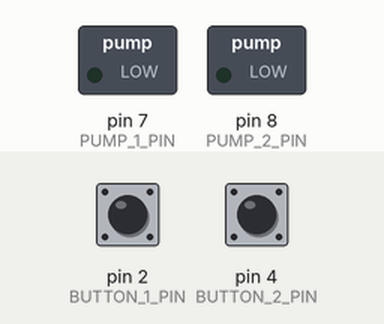
The sketch below on a simulated Arduino Uno, built with avr-gcc and run on an emulated ATmega328P. Shown: switched loads named in the sketch (green lamp = pin HIGH). The inputs (shaded band) are chosen by the test bench; at power-on: pin 2 (BUTTON_1_PIN) LOW, pin 4 (BUTTON_2_PIN) LOW.

Above: at 1.2 s.
1.3 s: pin 2 (BUTTON_1_PIN) pulled HIGH for 3.2 s
At 2.4 s:
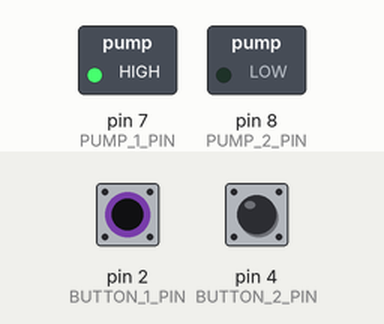
7.5 s: pin 4 (BUTTON_2_PIN) pulled HIGH for 0.15 s
At 8.3 s:
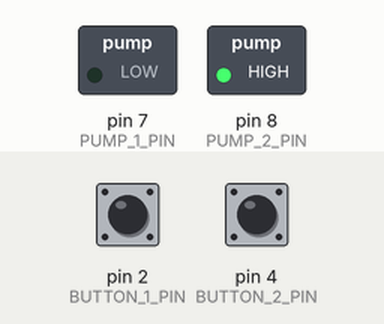
10.6 s: pin 4 (BUTTON_2_PIN) pulled HIGH for 1 s
At 13.8 s:
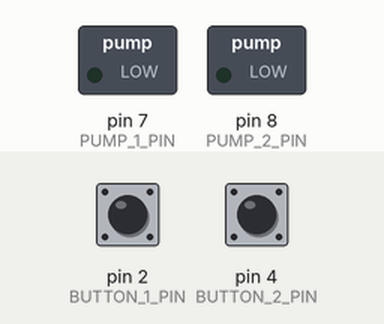
14.6 s: pin 4 (BUTTON_2_PIN) pulled HIGH for 3.2 s
At 14.9 s:
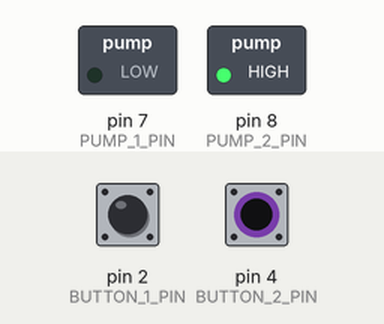
Timing chart, 0 to 21.1 s (numbered marks = the images above; inputs shaded):
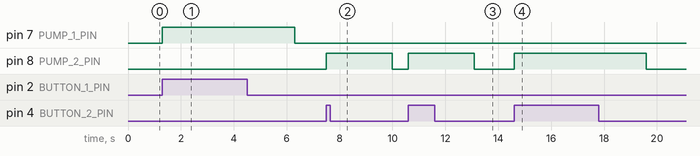

Measured:
- after the input at 1.3 s, pin 7 (PUMP_1_PIN): LOW → HIGH at once, → LOW 5.0 s later
- after the input at 7.5 s, pin 8 (PUMP_2_PIN): LOW → HIGH at once, → LOW 2.5 s later
- after the input at 10.6 s, pin 8 (PUMP_2_PIN): LOW → HIGH at once, → LOW 2.5 s later
- after the input at 14.6 s, pin 8 (PUMP_2_PIN): LOW → HIGH at once, → LOW 5.0 s later

The sketch:

shotBotDemo.ino
```cpp
/***********************************************************************************
 * ShotBot Demo
 *   ___________
 *  |.________  |
 *  |.|       | |
 *   .        | |
 * | . |     _|_|_
 * | . |     |   |
 * |___|     |___|
 *
 *  This Demo creates a simple liquid pumping device using 2 pumping stations
 *  and 2 pushbuttons.
 *
 *
 *  Wiring
 *  Pin 2 - RobotGeek Pushbutton to control pump 1
 *  Pin 4 - RobotGeek Pushbutton to control pump 2
 *  Pin 7 - RobotGeek Pushbutton relay/pumping station 1
 *  Pin 8 - RobotGeek Pushbutton relay/pumping station 2
 *
 *  Control Behavior:
 *    Push each button once to activate the coresponding pump for a time.
 *    Alter the defines  PUMP_1_TIME and PUMP_2_TIME to change the time that each
 *    pump activates.
 *
 *  External Resources
 *
 ***********************************************************************************/

//define the input/output pins
//pump/relay pins
#define PUMP_1_PIN 7
#define PUMP_2_PIN 8

//pushbutton pins
#define BUTTON_1_PIN 2
#define BUTTON_2_PIN 4

//Time for pumping stations to turn on in milliseconds
#define PUMP_1_TIME 2500
#define PUMP_2_TIME 2500

//setup() runs once
void setup()
{
  //setup output pins for relays/pumping stations
  pinMode(PUMP_1_PIN, OUTPUT);
  pinMode(PUMP_2_PIN, OUTPUT);

  //setup input pins for buttons
  pinMode(BUTTON_1_PIN, INPUT);
  pinMode(BUTTON_2_PIN, INPUT);
}

//loop() runs indefinitely
void loop()
{
  //check pushbutton on pin BUTTON_1_PIN to see if it is HIGH (it has been pressed)
  if(digitalRead(BUTTON_1_PIN) == HIGH)
  {
     digitalWrite(PUMP_1_PIN, HIGH); //turn pump 1 on
     delay(PUMP_1_TIME);             //wait PUMP_1_TIME milliseconds
     digitalWrite(PUMP_1_PIN, LOW);  //turn pump 1 off
  }

  //check pushbutton on pin BUTTON_2_PIN to see if it is HIGH (it has been pressed)
  if(digitalRead(BUTTON_2_PIN) == HIGH)
  {
     digitalWrite(PUMP_2_PIN, HIGH); //turn pump 2 on
     delay(PUMP_2_TIME);             //wait PUMP_2_TIME milliseconds
     digitalWrite(PUMP_2_PIN, LOW);  //turn pump 2 off
  }
}
```
